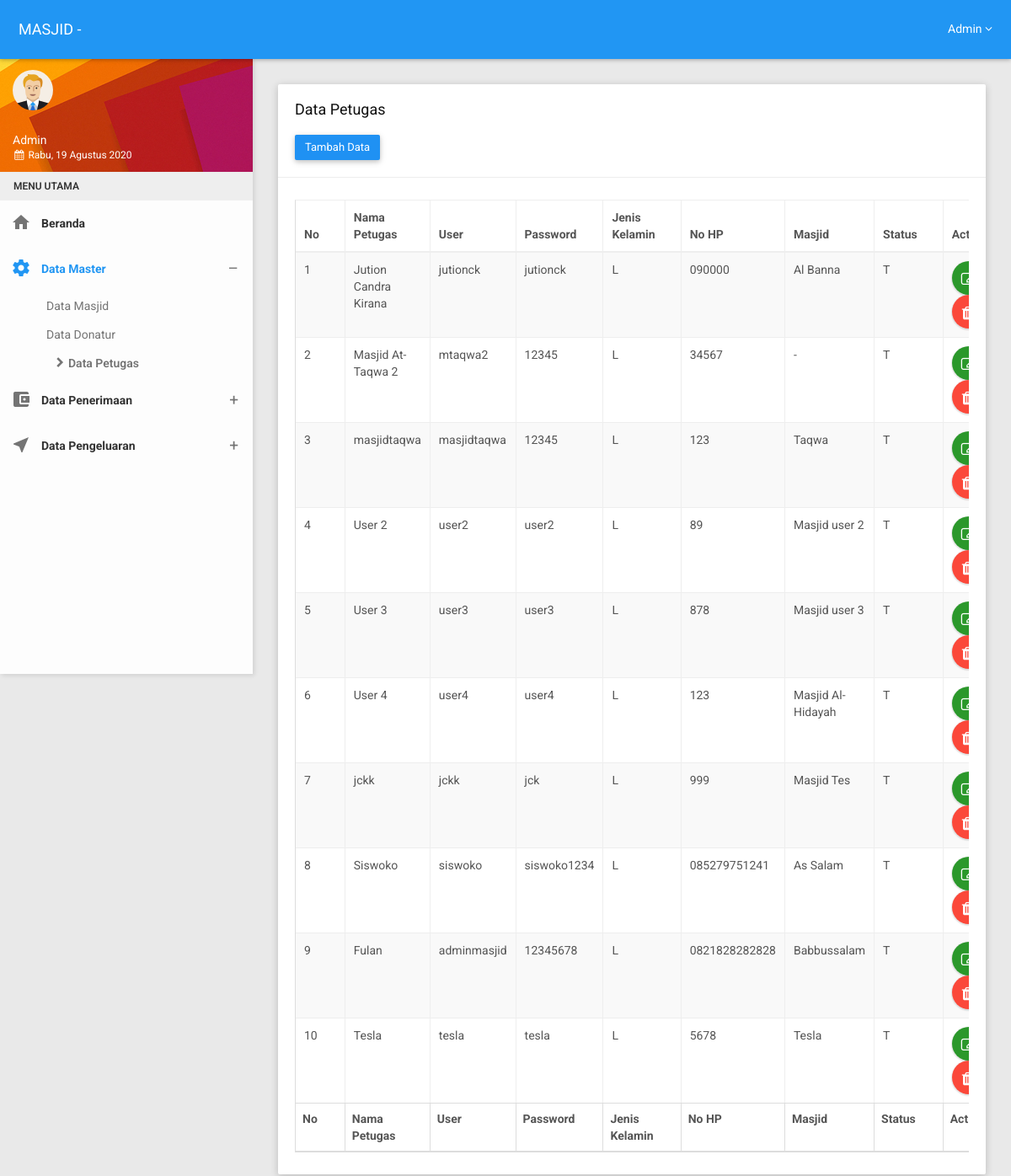
Screenshot of /index.php?page=Petugas (signed in) with the database file from the repository.
### tables this page shows
CREATE TABLE `m_petugas` (
  `id_petugas` int(11) NOT NULL,
  `nama_petugas` varchar(255) NOT NULL,
  `jenis_kelamin` enum('L','P') NOT NULL,
  `no_hp` varchar(255) NOT NULL,
  `user` varchar(255) NOT NULL,
  `password` varchar(255) NOT NULL,
  `level` enum('ADMIN','USER') NOT NULL,
  `id_masjid` int(11) DEFAULT NULL,
  `publish` enum('T','F') NOT NULL
);

CREATE TABLE `m_masjid` (
  `id_masjid` int(11) NOT NULL,
  `nama_masjid` varchar(255) NOT NULL,
  `ketua` varchar(50) DEFAULT NULL,
  `sekretaris` varchar(50) DEFAULT NULL,
  `bendahara` varchar(59) DEFAULT NULL,
  `alamat` varchar(255) DEFAULT NULL,
  `foto` varchar(255) DEFAULT 'logo-dkm.jpg',
  `publish` enum('T','F') NOT NULL DEFAULT 'T'
);

### page/m_petugas.php (the view, shortened to what this page needs)
<?php
$b = !empty($_GET['b']) ? $_GET['b'] : "reset";
?>
<?php
$kdb = koneksidatabase();
    switch ($b)
    {
        case "reset" : curd_read(); break;
    }
    function curd_read()
    {
        ?>
        <div class="row clearfix js-sweetalert">
            <div class="col-lg-12 col-md-12 col-sm-12 col-xs-12">
                <div class="card">
                    <div class="header">
                        <h2>
                            Data Petugas
                        </h2>
                        <br>
                        <button type="button" class="btn btn-primary waves-effect" data-toggle="modal" data-target="#myModal">Tambah Data</button>
                    </div>
                    <div class="body">
                        <div class="table-responsive">
                            <table class="table table-bordered table-striped table-hover dataTable js-exportable">
                                <thead>
                                    <tr>
                                        <th>No</th>
                                        <th>Nama Petugas</th>
                                        <th>User</th>
                                        <th>Password</th>
                                        <th>Jenis Kelamin</th>
                                        <th>No HP</th>
                                        <th>Masjid</th>
                                        <th>Status</th>
                                        <th>Action</th>
                                    </tr>
                                </thead>
                                <tfoot>
                                    <tr>
                                        <th>No</th>
                                        <th>Nama Petugas</th>
                                        <th>User</th>
                                        <th>Password</th>
                                        <th>Jenis Kelamin</th>
                                        <th>No HP</th>
                                        <th>Masjid</th>
                                        <th>Status</th>
                                        <th>Action</th>
                                    </tr>
                                </tfoot>
                                <tbody>
                                    <?php
                                    $hasil = sql_select();
                                    $i=1;
                                    while ($t = mysqli_fetch_array($hasil))
                                    {
                                        ?>
                                        <tr>
                                            <td><?php echo $i; ?></td>
                                            <td><?php echo $t['nama_petugas']; ?></td>
                                            <td><?php echo $t['user']; ?></td>
                                            <td><?php echo $t['password']; ?></td>
                                            <td><?php echo $t['jenis_kelamin']; ?></td>
                                            <td><?php echo $t['no_hp']; ?></td>
                                            <td><?php echo $t['nama_masjid']; ?></td>
                                            <td><?php echo $t['publish']; ?></td>
                                            <td>
                                                <a href="?page=Petugas&b=edit&petugas=<?php echo $t['id_petugas']; ?>" class="btn btn-success btn-circle waves-effect waves-circle waves-float" title="Edit"> <i class="fa fa-edit"> </i> </a>
                                                <button class="btn btn-danger btn-circle waves-effect waves-circle waves-float" title="Hapus" data-toggle="modal" data-target="#myModalh<?php echo $t['id_petugas']; ?>"><i class="fa fa-trash"></i></button>
                                            </td>
                                        </tr>
                            <?php
                            $i++;
}
?>
</tbody>
</table>
</div>
    </div>
</div>
</div>
</div>
<?php
}
?>
<?php
function koneksidatabase()
{
    include('./koneksi/koneksi.php');
    return $kdb;
}
function sql_select()
{
    global $kdb;
    $sql = "SELECT a.*,b.`nama_masjid` FROM `m_petugas` as a, `m_masjid` as b Where a.`id_masjid`=b.`id_masjid` and a.`level`='USER'";
    $hasil = mysqli_query($kdb, $sql) or die(mysqli_error());
    return $hasil;
}
?>

### rows the page displays
m_petugas: nama_petugas "Jution Candra Kirana", user "jutionck", password "jutionck", jenis_kelamin "L", no_hp "090000", id_masjid.nama_masjid "Al Banna", publish "T"
m_petugas: nama_petugas "Masjid At-Taqwa 2", user "mtaqwa2", password "12345", jenis_kelamin "L", no_hp "34567", id_masjid.nama_masjid "-", publish "T"
m_petugas: nama_petugas "masjidtaqwa", user "masjidtaqwa", password "12345", jenis_kelamin "L", no_hp "123", id_masjid.nama_masjid "Taqwa", publish "T"
m_petugas: nama_petugas "User 2", user "user2", password "user2", jenis_kelamin "L", no_hp "89", id_masjid.nama_masjid "Masjid user 2", publish "T"
m_petugas: nama_petugas "User 3", user "user3", password "user3", jenis_kelamin "L", no_hp "878", id_masjid.nama_masjid "Masjid user 3", publish "T"
m_petugas: nama_petugas "User 4", user "user4", password "user4", jenis_kelamin "L", no_hp "123", id_masjid.nama_masjid "Masjid Al- Hidayah", publish "T"
m_petugas: nama_petugas "jckk", user "jckk", password "jck", jenis_kelamin "L", no_hp "999", id_masjid.nama_masjid "Masjid Tes", publish "T"
m_petugas: nama_petugas "Siswoko", user "siswoko", password "siswoko1234", jenis_kelamin "L", no_hp "085279751241", id_masjid.nama_masjid "As Salam", publish "T"
m_petugas: nama_petugas "Fulan", user "adminmasjid", password "12345678", jenis_kelamin "L", no_hp "0821828282828", id_masjid.nama_masjid "Babbussalam", publish "T"
m_petugas: nama_petugas "Tesla", user "tesla", password "tesla", jenis_kelamin "L", no_hp "5678", id_masjid.nama_masjid "Tesla", publish "T"

### other values shown
$_SESSION['nama_masjid'] "-"
$_SESSION['nama_petugas'] "Admin"
